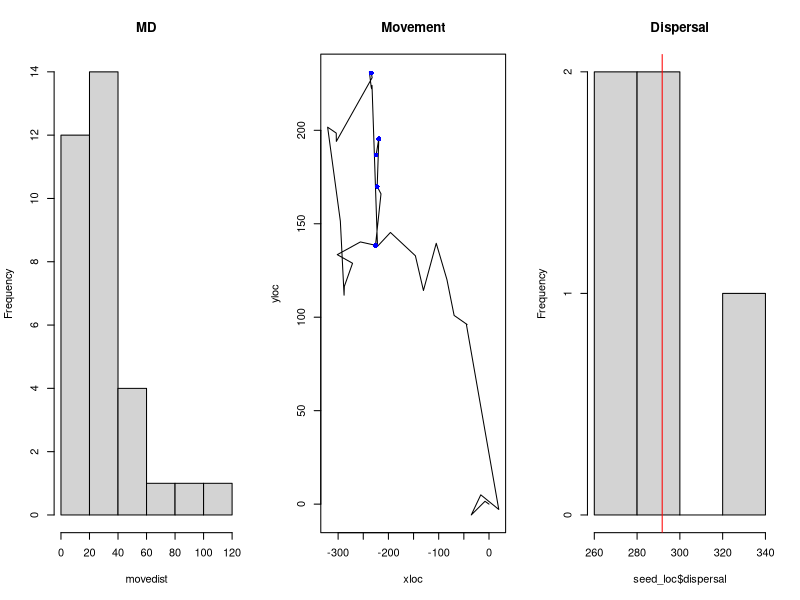

Generate this figure with R: (Note: this script raises an error after producing the figure.)


# how many seeds each bird gets on a simulation run, which is equivalent to how many fruits in a foraging session in the same tree

# nseeds <- round(runif(1, 3, 6))
nseeds <- 5

# Sample a random Gut Retention Time for each one of the seeds
grt_tt <- round(rgamma(nseeds, shape = 4, scale = 5) + 8)

# Maximum gut retention time determines the simulation time
tt <- max(grt_tt)

movrate <- 28

# Sample movement distances from an exponential distribution. These are the lengths that the animal moves at each time step in minutes.
movedist <- rexp(tt, 1/movrate)

# Movement algorithm for this random walk. Sample a random angle of movement from a uniform distribution. Determine the movement in x and y, the animal's trajectory is the cumulative sum of those. We are not imposing any limits to the area of movement.
angle <- runif(tt, min = 0, max = 360)
distx <- movedist*cos(angle)
xloc <- c(0, cumsum(distx))
disty <- movedist*sin(angle)
yloc <- c(0, cumsum(disty))
animalTraj <- data.frame(time = 0:tt, xloc = xloc, yloc = yloc)

# Determine where the seeds are dropped based on the animal's location.
seed_loc <- data.frame(seed_id = 1:nseeds, time = grt_tt)
seed_loc <- merge(animalTraj, seed_loc, by = "time")
seed_loc$dispersal <- sqrt(seed_loc$xloc^2 + seed_loc$yloc^2)

outsim <- list(lengths = movedist,
               movement = animalTraj,
              seed = seed_loc)

# Calculate the mean location of seeds
x_m <- mean(outsim$seed$xloc)
y_m <- mean(outsim$seed$yloc)
mean_dispersal <- mean(outsim$seed$dispersal)
se_dispersal <- sd(outsim$seed$dispersal)/sqrt(length(outsim$seed$dispersal))

# Calculate seed dispersion
xi <- (x_m - outsim$seed$xloc)^2
yi <- (y_m - outsim$seed$yloc)^2
seed_dispersion <- sum(sqrt(xi + yi))/length(outsim$seed$time)


par(mfrow = c(1,3))
hist(movedist, main = "MD")
plot(x = xloc, y = yloc, type = "l", main = "Movement")
points(x = seed_loc$xloc, y = seed_loc$yloc, col = "blue", pch = 16)
hist(seed_loc$dispersal, main = "Dispersal")
abline(v = mean_dispersal, col = "red")


###### Make function to run multiple simulations of this


sim_run <- function(movrate){

  nseeds <- 5
  grt_tt <- round(rgamma(nseeds, shape = 4, scale = 5) + 8)
  tt <- max(grt_tt)

  movedist <- rexp(tt, 1/movrate)

  angle <- runif(tt, min = 0, max = 360)
  distx <- movedist*cos(angle)
  xloc <- c(0, cumsum(distx))
  disty <- movedist*sin(angle)
  yloc <- c(0, cumsum(disty))
  animalTraj <- data.frame(time = 0:tt, xloc = xloc, yloc = yloc)

  seed_loc <- data.frame(seed_id = 1:nseeds, time = grt_tt)
  seed_loc <- merge(animalTraj, seed_loc, by = "time")
  seed_loc$dispersal <- sqrt(seed_loc$xloc^2 + seed_loc$yloc^2)

  x_m <- mean(seed_loc$xloc)
  y_m <- mean(seed_loc$yloc)
  mean_dispersal <- mean(seed_loc$dispersal)
  se_dispersal <- sd(seed_loc$dispersal)/sqrt(length(seed_loc$dispersal))

  # Calculate seed dispersion
  xi <- (x_m - seed_loc$xloc)^2
  yi <- (y_m - seed_loc$yloc)^2
  seed_dispersion <- sum(sqrt(xi + yi))/length(seed_loc$time)

  outsim <- list(lengths = movedist,
                 movement = animalTraj,
                 seed = seed_loc,
                 mean_dispersal = mean_dispersal,
                 se_dispersal = se_dispersal,
                 seed_dispersion = seed_dispersion)

  return(outsim)
}


onerun <- sim_run(28)

############# Simulations for the population

library(dplyr)
library(purrr)
library(ggplot2)
library(purrr)
library(cowplot)


data(ptpl)

null_moverate <- data.frame(Bird_ID = unique(ptpl$Bird_ID), movrate = mean(ptpl$mpm))

indiv_moverate <- ptpl %>%
  group_by(Bird_ID) %>%
  summarise(movrate = mean(mpm))

fam_moverate <- ptpl %>%
  group_by(fam_g) %>%
  summarise(movrate = mean(mpm))

ids <- ptpl %>% distinct(., Bird_ID, fam_g)

#### Null model
# Assume all individuals share the same movement rate, which is the average movement rate for all data points

# Run 10,000 simulation runs per individual or family group

nruns <- 100

null_dispersal <- NULL
null_dispersion <- NULL
for(j in 1:length(null_moverate$Bird_ID)){
  moverate <- null_moverate$movrate[j]

  manysims <- vector("list", nruns)
  for(i in 1:length(manysims)){
    manysims[[i]] <- sim_run(moverate)
    manysims[[i]]$sim_run <- paste("sim_", i)
  }

  dispersal <- map_df(manysims, "seed")$dispersal
  id <- null_moverate$Bird_ID[j]
  mean_dispersal <- map_dbl(manysims, "mean_dispersal")
  se_dispersal <- map_dbl(manysims, "se_dispersal")
  seed_dispersion <- map_dbl(manysims, "seed_dispersion")

  out <- data.frame(dispersal = dispersal, id = id)
  null_dispersal <- rbind.data.frame(null_dispersal, out)

  out2 <- data.frame(id = id,
                     mean_dispersal = mean_dispersal,
                     se_dispersal = se_dispersal,
                     seed_dispersion = seed_dispersion)
  null_dispersion <- rbind.data.frame(null_dispersion, out2)

}

# Dispersal kernel plot

null_dispersal %>%
  ggplot(., aes(x = dispersal)) +
  geom_histogram()

# Stats plots
plot_grid(null_dispersion %>%
            ggplot(., aes(y = mean_dispersal)) +
            geom_boxplot(),
          null_dispersion %>%
            ggplot(., aes(y = seed_dispersion)) +
            geom_boxplot())


### Individual simulation

indiv_dispersal <- NULL
indiv_dispersion <- NULL
for(j in 1:length(indiv_moverate$Bird_ID)){
  moverate <- indiv_moverate$movrate[j]

  manysims <- vector("list", nruns)
  for(i in 1:length(manysims)){
    manysims[[i]] <- sim_run(moverate)
    manysims[[i]]$sim_run <- paste("sim_", i)
  }

  dispersal <- map_df(manysims, "seed")$dispersal
  id <- indiv_moverate$Bird_ID[j]
  mean_dispersal <- map_dbl(manysims, "mean_dispersal")
  se_dispersal <- map_dbl(manysims, "se_dispersal")
  seed_dispersion <- map_dbl(manysims, "seed_dispersion")

  out <- data.frame(dispersal = dispersal, id = id)
  indiv_dispersal <- rbind.data.frame(indiv_dispersal, out)

  out2 <- data.frame(id = id,
                     mean_dispersal = mean_dispersal,
                     se_dispersal = se_dispersal,
                     seed_dispersion = seed_dispersion)
  indiv_dispersion <- rbind.data.frame(indiv_dispersion, out2)

}

# Dispersal kernel plot

indiv_dispersal %>%
  ggplot(., aes(x = dispersal)) +
  geom_histogram()

# Stats plots
plot_grid(indiv_dispersion %>%
            ggplot(., aes(y = mean_dispersal)) +
            geom_boxplot(),
          indiv_dispersion %>%
            ggplot(., aes(y = seed_dispersion)) +
            geom_boxplot())


### Social or Family group simulation

fam_dispersal <- NULL
fam_dispersion <- NULL
for(j in 1:length(fam_moverate$fam_g)){
  moverate <- fam_moverate$movrate[j]

  manysims <- vector("list", nruns)
  for(i in 1:length(manysims)){
    manysims[[i]] <- sim_run(moverate)
    manysims[[i]]$sim_run <- paste("sim_", i)
  }

  dispersal <- map_df(manysims, "seed")$dispersal
  id <- fam_moverate$fam_g[j]
  mean_dispersal <- map_dbl(manysims, "mean_dispersal")
  se_dispersal <- map_dbl(manysims, "se_dispersal")
  seed_dispersion <- map_dbl(manysims, "seed_dispersion")

  out <- data.frame(dispersal = dispersal, id = id)
  fam_dispersal <- rbind.data.frame(fam_dispersal, out)

  out2 <- data.frame(id = id,
                     mean_dispersal = mean_dispersal,
                     se_dispersal = se_dispersal,
                     seed_dispersion = seed_dispersion)
  fam_dispersion <- rbind.data.frame(fam_dispersion, out2)

}

# Dispersal kernel plot

fam_dispersal %>%
  ggplot(., aes(x = dispersal)) +
  geom_histogram()

# Stats plots
plot_grid(fam_dispersion %>%
            ggplot(., aes(y = mean_dispersal)) +
            geom_boxplot(),
          fam_dispersion %>%
            ggplot(., aes(y = seed_dispersion)) +
            geom_boxplot())


